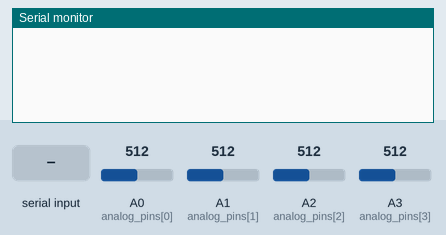
A sketch run on a simulated Arduino Uno, built with avr-gcc and run on an emulated ATmega328P. Parts: the last lines printed to the serial monitor. Inputs (shaded band) come from the test bench; at power-on: A0 (analog_pins[0]) = 512, A1 (analog_pins[1]) = 512, A2 (analog_pins[2]) = 512, A3 (analog_pins[3]) = 512.

Above: at 1.2 s.
1.3 s: "h" received over Serial
At 1.8 s:
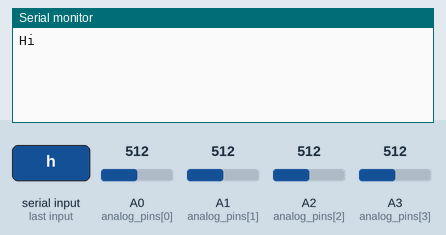
2.8 s: "y" received over Serial
At 3.4 s:
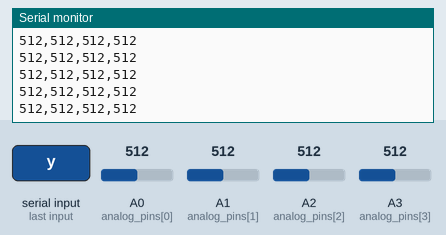

Measured:
- after the input at 1.3 s, the serial monitor: prints a new line at once (image 1)
- after the input at 2.8 s, the serial monitor: prints a new line at once (image 2)

The sketch:

Arduino_RespiratoryTracker.ino
```cpp
/* Arduino sketch to sample from analog pins at a fixed sample rate.

 @author Jeffrey B. Wang

*/

//Set the sampling rate here:
const unsigned long interval = 20; //Sampling Interval, in ms

//Global Variables here
static const uint8_t analog_pins[] = {A0,A1,A2,A3};
unsigned long previousMillis = 0;
char incomingByte;
bool isStreaming;

// the setup routine runs once when you press reset:
void setup() {
  // initialize serial communication at 115200 bits per second:
  Serial.begin(9600);
  pinMode(A0, INPUT);
  pinMode(A1, INPUT);
  pinMode(A2, INPUT);
  pinMode(A3, INPUT);
}

// the loop routine runs over and over again forever:
void loop() {

  //Check the Serial port
  if (Serial.available() > 0) {
    incomingByte = Serial.read();
    processCmd(incomingByte);
  }

  //If sample interval is completed, then sample
  unsigned long currentMillis = millis();
  if (isStreaming && ((unsigned long) (currentMillis - previousMillis) >= interval)) {
    previousMillis = currentMillis;
    String line = "";
    for(int i = 0; i < 4; i++) {
      line += analogRead(analog_pins[i]);
      if (i != 3) {
        line += ",";
      }
    }
    Serial.println(line);
  }

}

void processCmd(char input) {
  switch (input) {
    case 'h':
      Serial.println("Hi");
      break;
    case 'y':
      isStreaming = true;
      break;
    case 'n':
      isStreaming = false;
      break;
  }
}
```
